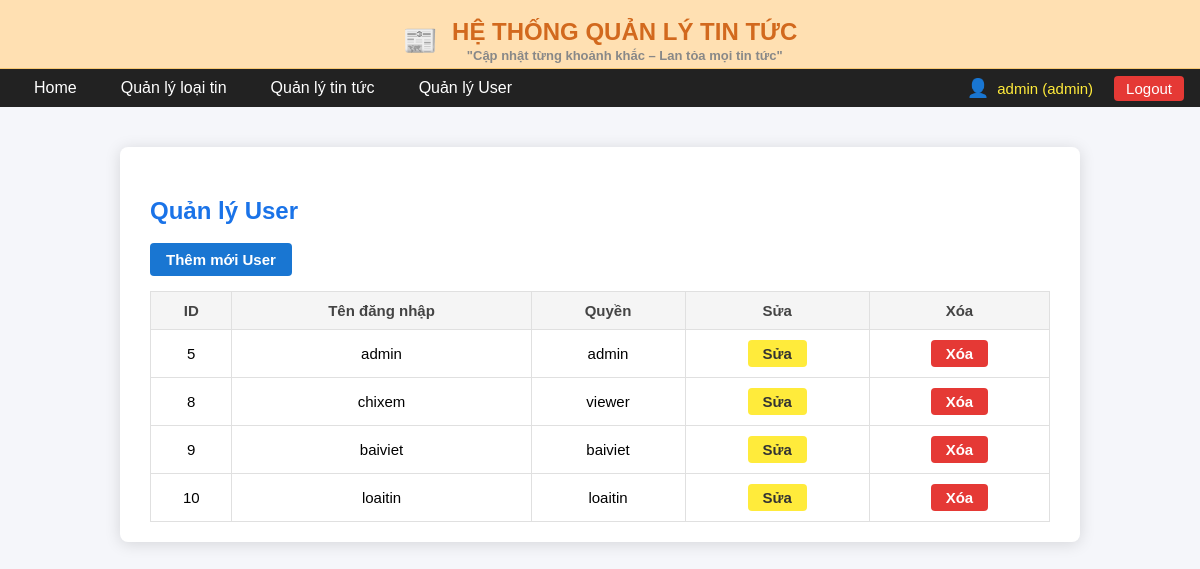
Page /quanlyuser.php (signed in) on the committed database.
### tables this page shows
CREATE TABLE `users` (
  `id` int(11) NOT NULL,
  `username` varchar(100) NOT NULL,
  `password` varchar(255) NOT NULL,
  `role` enum('viewer','baiviet','loaitin','admin') NOT NULL DEFAULT 'viewer'
);

### quanlyuser.php (the view, shortened to what this page needs)
<?php
include 'connect.php';
$user = $_SESSION['user'];
$result = $conn->query("SELECT * FROM users ORDER BY id ASC");
$users = $result->fetch_all(MYSQLI_ASSOC);
?>
<!DOCTYPE html>
<html lang="vi">
<head>
</head>
<body>
    <div class="header-top">
        <span class="icon">📰</span>
        <div class="header-top-title">
            HỆ THỐNG QUẢN LÝ TIN TỨC
            <span class="header-top-desc">"Cập nhật từng khoảnh khắc – Lan tỏa mọi tin tức"</span>
        </div>
    </div>
    <nav class="navbar">
        <a href="index.php" class="nav-link">Home</a>
        <a href="quanlyloaitin.php" class="nav-link">Quản lý loại tin</a>
        <a href="quanlytin.php" class="nav-link">Quản lý tin tức</a>
        <a href="quanlyuser.php" class="nav-link">Quản lý User</a>
        <div class="navbar-user">
            <span class="user-icon">👤</span>
            <span class="user-name"><?= htmlspecialchars($user['username']) ?> (<?= htmlspecialchars($user['role']) ?>)</span>
            <a href="logout.php" class="logout-link">Logout</a>
        </div>
    </nav>
<div class="main-content">
    <h2>Quản lý User</h2>
    <button class="btn btn-add" id="btnShowAddModal">Thêm mới User</button>
    <table>
        <thead>
            <tr>
                <th>ID</th>
                <th>Tên đăng nhập</th>
                <th>Quyền</th>
                <th>Sửa</th>
                <th>Xóa</th>
            </tr>
        </thead>
        <tbody id="userTable">
            <?php foreach($users as $u): ?>
            <tr data-id="<?= $u['id'] ?>">
                <td><?= $u['id'] ?></td>
                <td><?= htmlspecialchars($u['username']) ?></td>
                <td><?= $u['role'] ?></td>
                <td><button class="btn btn-edit" data-id="<?= $u['id'] ?>" data-username="<?= htmlspecialchars($u['username']) ?>" data-role="<?= $u['role'] ?>">Sửa</button></td>
                <td><button class="btn btn-delete" data-id="<?= $u['id'] ?>">Xóa</button></td>
            </tr>
            <?php endforeach; ?>
        </tbody>
    </table>
</div>
</body>
</html>

### quanlyuser.php (style rules this page uses)
body { font-family: Arial, sans-serif; background: #f5f6fa; margin: 0; }
.header-top { background: #ffe0b2; padding: 18px 0 5px 0; text-align: center; border-bottom: 1px solid #f7c873; }
.header-top .icon { display: inline-block; vertical-align: middle; font-size: 28px; margin-right: 10px; }
.header-top-title { display: inline-block; font-size: 24px; color: #d2691e; font-weight: bold; vertical-align: middle; }
.header-top-desc { display: block; font-size: 13px; color: #888; margin-top: 2px; }
.navbar { background: #222; min-height: 38px; display: flex; align-items: center; gap: 8px; justify-content: flex-start; position: relative; padding: 0px 16px; }
.nav-link { color: #fff; text-decoration: none; padding: 0 18px; line-height: 38px; display: inline-block; font-size: 16px; transition: background 0.2s; }
.navbar-user { margin-left: auto; display: flex; align-items: center; gap: 8px; color: #ffeb3b; font-size: 15px; }
.user-icon { font-size: 18px; color: #ffeb3b; }
.user-name { color: #ffeb3b; margin-right: 8px; }
.logout-link { color: #fff; background: #e53935; border-radius: 4px; padding: 4px 12px; text-decoration: none; font-size: 15px; margin-left: 5px; transition: background 0.2s; }
.main-content { max-width: 900px; margin: 40px auto; background: #fff; border-radius: 8px; box-shadow: 0 2px 16px #0002; padding: 30px 30px 20px 30px; }
h2 { color: #1a73e8; margin-bottom: 18px; }
table { width: 100%; border-collapse: collapse; background: #fff; }
th, td { border: 1px solid #e0e0e0; padding: 10px 8px; text-align: center; font-size: 15px; }
th { background: #f5f5f5; color: #444; }
.btn { border: none; border-radius: 4px; padding: 5px 15px; cursor: pointer; font-size: 15px; font-weight: bold; }
.btn-edit { background: #ffeb3b; color: #333; }
.btn-delete { background: #e53935; color: #fff; }
.btn-add { background: #1976d2; color: #fff; margin-bottom: 15px; padding: 8px 16px; font-size: 15px; }

### rows in the picture
users: username "admin", role "admin", id "5"
users: id "8", username "chixem", role "viewer"
users: id "9", username "baiviet", role "baiviet"
users: id "10", username "loaitin", role "loaitin"
